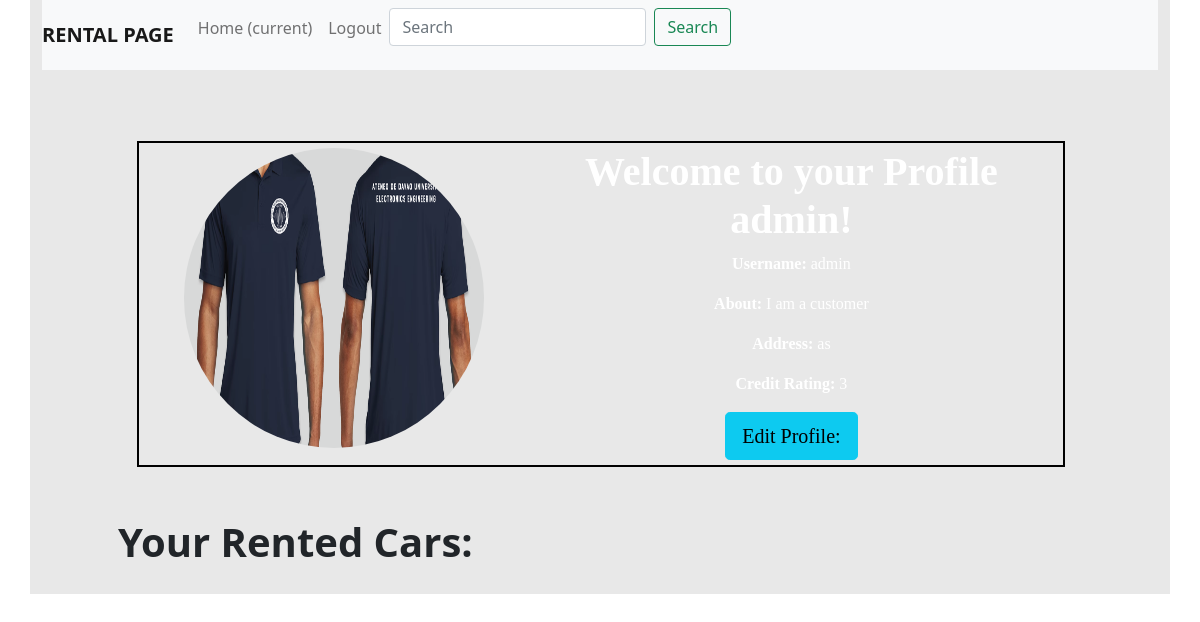
Page /customer/profile/6/ (signed in) on the earlier database version.
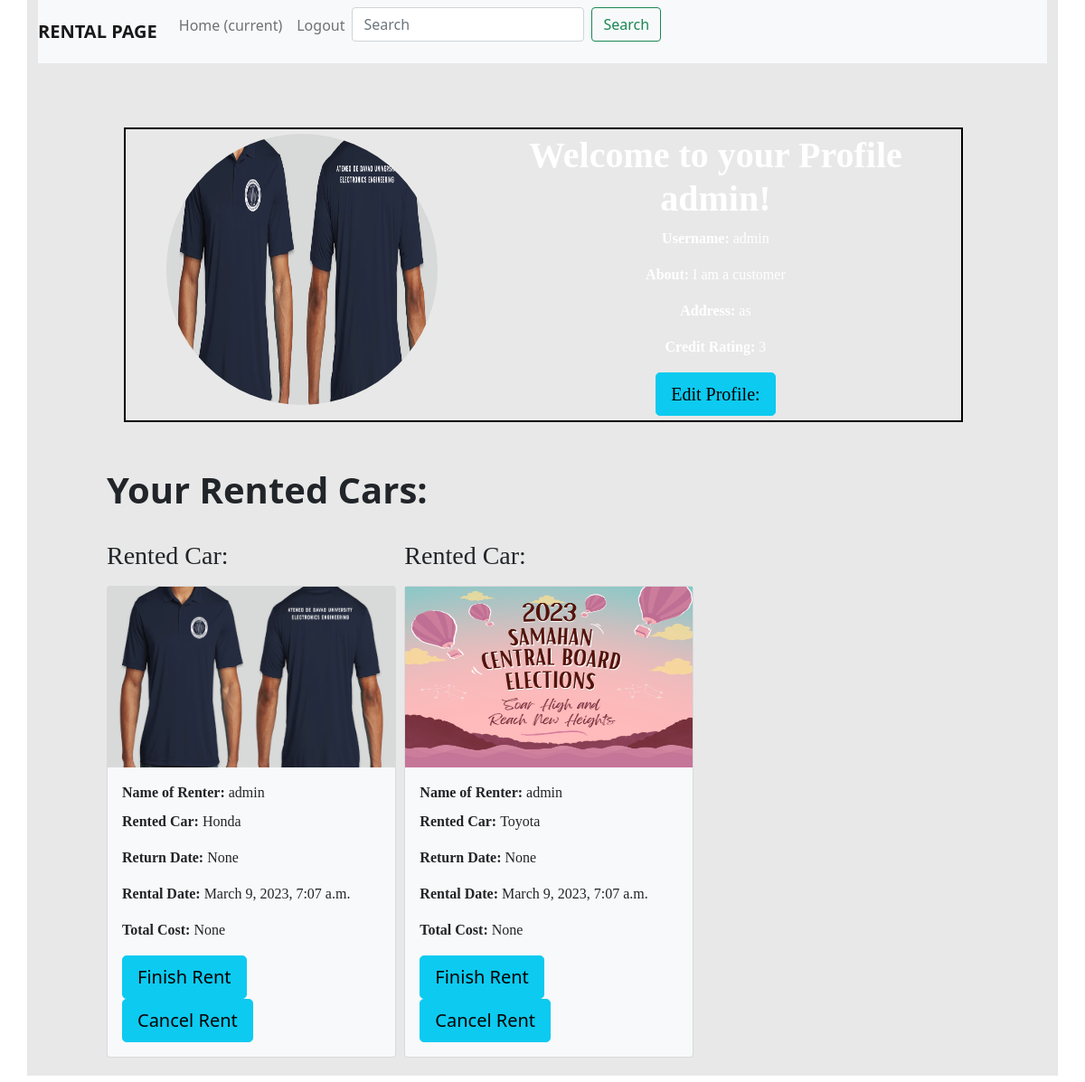
Same page on the later database version.
### rental/models.py (models this page shows, shortened)
class Rental(models.Model):
    Car = models.ForeignKey(Car, on_delete=models.CASCADE, null=True)
    Renter = models.ForeignKey(CustomerProfile, on_delete=models.CASCADE, null=True)
    ReturnDate = models.DateTimeField(null=True)
    RentalDate = models.DateTimeField(auto_now_add=True, null=True)
    TotalCost = models.IntegerField(null=True)
    FinishedRent = models.BooleanField(default=0)

class Car(models.Model):
    CarPicture = models.ImageField(upload_to='cars/', blank=True)
    Manufacturer = models.ForeignKey(Manufacturer, on_delete=models.CASCADE, null=True)
    Model = models.CharField(max_length=200,null=True)
    Class = models.IntegerField(null=True)
    Maintenance = models.ManyToManyField(MaintenanceEvent)
    Stock_Number = models.IntegerField(default=0, null=True)
    def __str__(self):
        return str(self.Model)

### customer/models.py (models this page shows)
class CustomerProfile(models.Model):
  user = models.OneToOneField(User, on_delete=models.CASCADE)
  dp = models.ImageField(upload_to="dp/", null=True)
  about = models.CharField(max_length=150, default="I am a customer", null=True)
  address = models.CharField(max_length=500, null=True)
  credit_rating = models.IntegerField(null=True)
  def __str__(self):
    return str(self.user)

### customer/views.py (the view)
# urls.py: path('profile/<str:pk>/', profile_page, name='profile'),
def profile_page(request,pk):
    user = request.user
    profile = CustomerProfile.objects.get(user=user)
    rentals = Rental.objects.filter(Renter=profile).exclude(FinishedRent=1)
    return render(request, 'customer/customer.html', {'rentals':rentals, 'profile':profile})

### templates/customer/customer.html
{% extends "base.html" %}
{% block content %}
{% include "nav.html" %}
<div class="container-fluid">
    <div class="row" style="margin:20px">
        <div class="col-sm">
            <div class="row" style="margin:50px">
                <div class="row d-flex flex-row-reverse my-border">
                    <div class="col-7">
                    <h1><b> Welcome to your Profile {{profile.user}}! </h1> </b>
                        <p class="font-sub"><b>Username: </b>{{profile.user}}</p>
                        <p class="font-sub"><b>About: </b>{{profile.about}}</p>
                        <p class="font-sub"><b>Address: </b>{{profile.address}}</p>
                        <p class="font-sub"><b>Credit Rating: </b>{{profile.credit_rating}}</p>
                    <a href="{% url 'edit' profile.id %}" class="btn btn-info btn-lg" role="button">Edit Profile:</a>
                    </div>
                    <div class="col-5">
                        <img style="width: 300px; height: 300px" src="{{ profile.dp.url }}"  alt="DP Picture" class="rounded-circle">
                    </div>
                </div>
            </div>
    <div class="row" style="margin: 20px">
        <h1><b> Your Rented Cars: </h1> </b>
    {% for rental in rentals %}
            <div class="col-sm-4">
                <br><h3 class="font-title"><p>Rented Car:</h3></p>
                <div class="card bg-light" style="width: 20rem;">
                    <img class="img-fluid" src="{{ rental.Car.CarPicture.url }}" style="width: 320px; height: 200px" alt="Card image cap">
                    <div class="card-body">
                      <p class="card-title font-sub"><b>Name of Renter:</b> {{ rental.Renter }}</p>
                      <p class="card-text font-sub"><b>Rented Car: </b> {{ rental.Car }}</p>
                      <p class="card-text font-sub"><b>Return Date: </b>{{ rental.ReturnDate }}</p>
                      <p class="card-text font-sub"><b>Rental Date: </b>{{ rental.RentalDate }}</p>
                      <p class="card-text font-sub"><b>Total Cost: </b>{{ rental.TotalCost }}</p>
                      <a href="{% url 'finishrent' rental.id %}" class="btn btn-info btn-lg" role="button">Finish Rent</a>
                      <a href="{% url 'cancelrent' rental.id %}" class="btn btn-info btn-lg" role="button">Cancel Rent</a>
                    </div>
                </div>
            </div>
    {% endfor %}
    </div>
</div>
{% endblock %}

Differences in the rows shown:
added Rental: Car.CarPicture (picture), Renter "admin", Car "Honda", ReturnDate "None", RentalDate "March 9, 2023, 7:07 a.m.", TotalCost "None"
added Rental: Car.CarPicture (picture), Renter "admin", Car "Toyota", ReturnDate "None", RentalDate "March 9, 2023, 7:07 a.m.", TotalCost "None"
